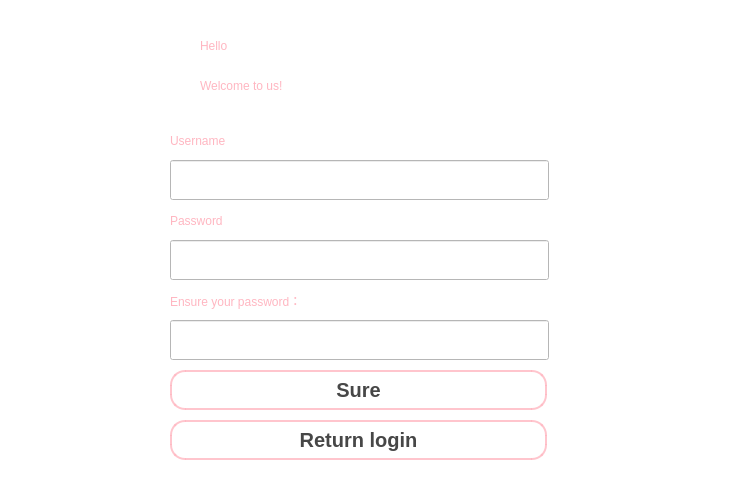
<?xml version="1.0" encoding="UTF-8"?>
<ui version="4.0">
 <class>Signup</class>
 <widget class="QWidget" name="Signup">
  <property name="geometry">
   <rect>
    <x>0</x>
    <y>0</y>
    <width>745</width>
    <height>486</height>
   </rect>
  </property>
  <property name="windowTitle">
   <string>Form</string>
  </property>
  <property name="styleSheet">
   <string notr="true">background-color: rgb(255, 255, 255);</string>
  </property>
  <widget class="QLabel" name="label_image">
   <property name="geometry">
    <rect>
     <x>0</x>
     <y>0</y>
     <width>741</width>
     <height>481</height>
    </rect>
   </property>
   <property name="text">
    <string/>
   </property>
  </widget>
  <widget class="QLabel" name="label">
   <property name="geometry">
    <rect>
     <x>200</x>
     <y>30</y>
     <width>161</width>
     <height>31</height>
    </rect>
   </property>
   <property name="styleSheet">
    <string notr="true"> font: bold 18pt &quot;Comic Sans MS&quot;; /* 使用更好看的字体，例如 Comic Sans MS */
    color: rgb(255, 182, 193); /* 浅粉色字体 */
 background-color: transparent; /* 设置背景透明 */</string>
   </property>
   <property name="text">
    <string>Hello</string>
   </property>
  </widget>
  <widget class="QLabel" name="label_2">
   <property name="geometry">
    <rect>
     <x>200</x>
     <y>60</y>
     <width>301</width>
     <height>51</height>
    </rect>
   </property>
   <property name="styleSheet">
    <string notr="true"> font: bold 18pt &quot;Comic Sans MS&quot;; /* 使用更好看的字体，例如 Comic Sans MS */
    color: rgb(255, 182, 193); /* 浅粉色字体 */
 background-color: transparent; /* 设置背景透明 */</string>
   </property>
   <property name="text">
    <string>Welcome to us!</string>
   </property>
  </widget>
  <widget class="QLabel" name="label_3">
   <property name="geometry">
    <rect>
     <x>170</x>
     <y>130</y>
     <width>379</width>
     <height>21</height>
    </rect>
   </property>
   <property name="styleSheet">
    <string notr="true"> font: bold 15pt &quot;Comic Sans MS&quot;; /* 使用更好看的字体，例如 Comic Sans MS */
    color: rgb(255, 182, 193); /* 浅粉色字体 */
 background-color: transparent; /* 设置背景透明 */</string>
   </property>
   <property name="text">
    <string>Username</string>
   </property>
  </widget>
  <widget class="QLineEdit" name="lineEdit_username">
   <property name="geometry">
    <rect>
     <x>170</x>
     <y>160</y>
     <width>379</width>
     <height>40</height>
    </rect>
   </property>
   <property name="minimumSize">
    <size>
     <width>0</width>
     <height>40</height>
    </size>
   </property>
  </widget>
  <widget class="QLabel" name="label_4">
   <property name="geometry">
    <rect>
     <x>170</x>
     <y>210</y>
     <width>379</width>
     <height>21</height>
    </rect>
   </property>
   <property name="styleSheet">
    <string notr="true"> font: bold 15pt &quot;Comic Sans MS&quot;; /* 使用更好看的字体，例如 Comic Sans MS */
    color: rgb(255, 182, 193); /* 浅粉色字体 */
 background-color: transparent; /* 设置背景透明 */</string>
   </property>
   <property name="text">
    <string>Password</string>
   </property>
  </widget>
  <widget class="QLabel" name="label_5">
   <property name="geometry">
    <rect>
     <x>170</x>
     <y>290</y>
     <width>379</width>
     <height>21</height>
    </rect>
   </property>
   <property name="styleSheet">
    <string notr="true"> font: bold 15pt &quot;Comic Sans MS&quot;; /* 使用更好看的字体，例如 Comic Sans MS */
    color: rgb(255, 182, 193); /* 浅粉色字体 */
 background-color: transparent; /* 设置背景透明 */</string>
   </property>
   <property name="text">
    <string>Ensure your password：</string>
   </property>
  </widget>
  <widget class="QLineEdit" name="lineEdit_passwd">
   <property name="geometry">
    <rect>
     <x>170</x>
     <y>240</y>
     <width>379</width>
     <height>40</height>
    </rect>
   </property>
   <property name="minimumSize">
    <size>
     <width>0</width>
     <height>40</height>
    </size>
   </property>
  </widget>
  <widget class="QLineEdit" name="lineEdit_surepasswd">
   <property name="geometry">
    <rect>
     <x>170</x>
     <y>320</y>
     <width>379</width>
     <height>40</height>
    </rect>
   </property>
   <property name="minimumSize">
    <size>
     <width>0</width>
     <height>40</height>
    </size>
   </property>
  </widget>
  <widget class="QPushButton" name="pushButton_2">
   <property name="geometry">
    <rect>
     <x>170</x>
     <y>370</y>
     <width>377</width>
     <height>40</height>
    </rect>
   </property>
   <property name="minimumSize">
    <size>
     <width>0</width>
     <height>40</height>
    </size>
   </property>
   <property name="styleSheet">
    <string notr="true">QPushButton {
    background: qlineargradient(
        x1: 0, y1: 0, x2: 0, y2: 1,
        stop: 0 rgba(255, 240, 245, 0.8), /* 浅粉顶部 */
        stop: 0.5 rgba(255, 220, 230, 0.6), /* 中间渐变 */
        stop: 1 rgba(255, 200, 215, 0.8) /* 浅粉底部 */
    ); /* 玻璃质感渐变背景 */
    border: 2px solid rgba(255, 182, 193, 0.8); /* 柔和边框 */
    border-radius: 15px; /* 圆角效果 */
    color: rgba(50, 50, 50, 0.9); /* 字体颜色 */
    font-size: 20px; /* 字体大小 */
    font-family: &quot;Arial&quot;, sans-serif; /* 字体样式 */
    font-weight: bold; /* 字体加粗 */
    padding: 5px 5px; /* 内边距 */
    box-shadow: 3px 3px 8px rgba(0, 0, 0, 0.2); /* 按钮阴影 */
}
QPushButton:hover {
    background: qlineargradient(
        x1: 0, y1: 0, x2: 0, y2: 1,
        stop: 0 rgba(255, 228, 238, 0.9), /* 悬停顶部 */
        stop: 0.5 rgba(255, 200, 220, 0.7), /* 中间渐变 */
        stop: 1 rgba(255, 182, 193, 0.9) /* 悬停底部 */
    );
    border: 2px solid rgba(255, 160, 176, 0.9); /* 悬停时边框颜色 */
    box-shadow: 5px 5px 12px rgba(0, 0, 0, 0.3); /* 更明显的阴影 */
}
QPushButton:pressed {
    background: qlineargradient(
        x1: 0, y1: 0, x2: 0, y2: 1,
        stop: 0 rgba(255, 182, 193, 0.9), /* 按下顶部 */
        stop: 1 rgba(255, 160, 176, 1.0) /* 按下底部 */
    );
    border: 2px solid rgba(255, 105, 135, 1.0); /* 按下时边框颜色 */
    box-shadow: inset 2px 2px 5px rgba(0, 0, 0, 0.3); /* 内凹阴影 */
}
</string>
   </property>
   <property name="text">
    <string>Sure</string>
   </property>
  </widget>
  <widget class="QPushButton" name="btn_return">
   <property name="geometry">
    <rect>
     <x>170</x>
     <y>420</y>
     <width>377</width>
     <height>40</height>
    </rect>
   </property>
   <property name="minimumSize">
    <size>
     <width>0</width>
     <height>40</height>
    </size>
   </property>
   <property name="styleSheet">
    <string notr="true">QPushButton {
    background: qlineargradient(
        x1: 0, y1: 0, x2: 0, y2: 1,
        stop: 0 rgba(255, 240, 245, 0.8), /* 浅粉顶部 */
        stop: 0.5 rgba(255, 220, 230, 0.6), /* 中间渐变 */
        stop: 1 rgba(255, 200, 215, 0.8) /* 浅粉底部 */
    ); /* 玻璃质感渐变背景 */
    border: 2px solid rgba(255, 182, 193, 0.8); /* 柔和边框 */
    border-radius: 15px; /* 圆角效果 */
    color: rgba(50, 50, 50, 0.9); /* 字体颜色 */
    font-size: 20px; /* 字体大小 */
    font-family: &quot;Arial&quot;, sans-serif; /* 字体样式 */
    font-weight: bold; /* 字体加粗 */
    padding: 5px 5px; /* 内边距 */
    box-shadow: 3px 3px 8px rgba(0, 0, 0, 0.2); /* 按钮阴影 */
}
QPushButton:hover {
    background: qlineargradient(
        x1: 0, y1: 0, x2: 0, y2: 1,
        stop: 0 rgba(255, 228, 238, 0.9), /* 悬停顶部 */
        stop: 0.5 rgba(255, 200, 220, 0.7), /* 中间渐变 */
        stop: 1 rgba(255, 182, 193, 0.9) /* 悬停底部 */
    );
    border: 2px solid rgba(255, 160, 176, 0.9); /* 悬停时边框颜色 */
    box-shadow: 5px 5px 12px rgba(0, 0, 0, 0.3); /* 更明显的阴影 */
}
QPushButton:pressed {
    background: qlineargradient(
        x1: 0, y1: 0, x2: 0, y2: 1,
        stop: 0 rgba(255, 182, 193, 0.9), /* 按下顶部 */
        stop: 1 rgba(255, 160, 176, 1.0) /* 按下底部 */
    );
    border: 2px solid rgba(255, 105, 135, 1.0); /* 按下时边框颜色 */
    box-shadow: inset 2px 2px 5px rgba(0, 0, 0, 0.3); /* 内凹阴影 */
}
</string>
   </property>
   <property name="text">
    <string>Return login</string>
   </property>
  </widget>
 </widget>
 <resources/>
 <connections/>
</ui>
